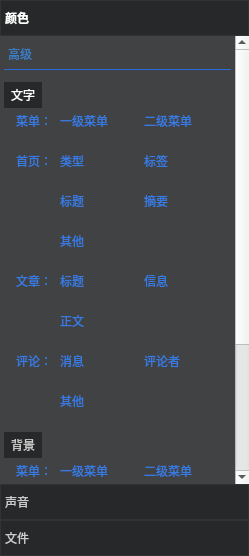
<?xml version="1.0" encoding="UTF-8"?>
<ui version="4.0">
 <class>NormalToolPane</class>
 <widget class="QWidget" name="NormalToolPane">
  <property name="geometry">
   <rect>
    <x>0</x>
    <y>0</y>
    <width>249</width>
    <height>556</height>
   </rect>
  </property>
  <property name="windowTitle">
   <string>Form</string>
  </property>
  <property name="styleSheet">
   <string notr="true"/>
  </property>
  <layout class="QHBoxLayout">
   <property name="leftMargin">
    <number>0</number>
   </property>
   <property name="topMargin">
    <number>0</number>
   </property>
   <property name="rightMargin">
    <number>0</number>
   </property>
   <property name="bottomMargin">
    <number>0</number>
   </property>
   <item>
    <widget class="QToolBox" name="toolBox">
     <property name="maximumSize">
      <size>
       <width>16777215</width>
       <height>16777215</height>
      </size>
     </property>
     <property name="toolTipDuration">
      <number>1</number>
     </property>
     <property name="styleSheet">
      <string notr="true">QToolBox::tab{
	border:1px solid #333;
	color:#ccc;
	font-size:12px;
	background:#262829;


}
QToolBoxButton{
	min-height:36px;
}
QToolBox::tab:selected{
	font-weight:bold;
	color:#fff;
}</string>
     </property>
     <property name="frameShadow">
      <enum>QFrame::Plain</enum>
     </property>
     <property name="midLineWidth">
      <number>1</number>
     </property>
     <property name="currentIndex">
      <number>0</number>
     </property>
     <property name="tabSpacing">
      <number>0</number>
     </property>
     <widget class="QWidget" name="colorPage">
      <property name="geometry">
       <rect>
        <x>0</x>
        <y>0</y>
        <width>249</width>
        <height>448</height>
       </rect>
      </property>
      <attribute name="label">
       <string>颜色</string>
      </attribute>
      <layout class="QHBoxLayout" name="horizontalLayout_2">
       <property name="spacing">
        <number>0</number>
       </property>
       <property name="leftMargin">
        <number>0</number>
       </property>
       <property name="topMargin">
        <number>0</number>
       </property>
       <property name="rightMargin">
        <number>0</number>
       </property>
       <property name="bottomMargin">
        <number>0</number>
       </property>
       <item>
        <widget class="QScrollArea" name="scrollArea">
         <property name="focusPolicy">
          <enum>Qt::ClickFocus</enum>
         </property>
         <property name="styleSheet">
          <string notr="true">QScrollArea{border:none;}
</string>
         </property>
         <property name="widgetResizable">
          <bool>true</bool>
         </property>
         <widget class="QWidget" name="scrollAreaWidgetContents">
          <property name="geometry">
           <rect>
            <x>0</x>
            <y>-200</y>
            <width>234</width>
            <height>648</height>
           </rect>
          </property>
          <property name="styleSheet">
           <string notr="true">QWidget{border:none;}</string>
          </property>
          <layout class="QHBoxLayout" name="horizontalLayout_3">
           <property name="spacing">
            <number>0</number>
           </property>
           <property name="leftMargin">
            <number>0</number>
           </property>
           <property name="topMargin">
            <number>0</number>
           </property>
           <property name="rightMargin">
            <number>0</number>
           </property>
           <property name="bottomMargin">
            <number>0</number>
           </property>
           <item>
            <widget class="QFrame" name="frame">
             <property name="focusPolicy">
              <enum>Qt::ClickFocus</enum>
             </property>
             <property name="styleSheet">
              <string notr="true">QFrame{
	background:#404244;
	border:none;
}
QFrame:focus{
	border:2px solid #59a9fb;
}</string>
             </property>
             <property name="frameShape">
              <enum>QFrame::StyledPanel</enum>
             </property>
             <property name="frameShadow">
              <enum>QFrame::Raised</enum>
             </property>
             <layout class="QVBoxLayout" name="verticalLayout_">
              <property name="spacing">
               <number>6</number>
              </property>
              <property name="leftMargin">
               <number>4</number>
              </property>
              <property name="rightMargin">
               <number>4</number>
              </property>
              <item alignment="Qt::AlignLeft">
               <widget class="QPushButton" name="pushDownBtn">
                <property name="sizePolicy">
                 <sizepolicy hsizetype="Fixed" vsizetype="Fixed">
                  <horstretch>0</horstretch>
                  <verstretch>0</verstretch>
                 </sizepolicy>
                </property>
                <property name="styleSheet">
                 <string notr="true">QPushButton{
color:#3c7ec5;
padding:0px 4px;
}
QPushButton:hover{
	border:1px solid #2a69dd;
}</string>
                </property>
                <property name="text">
                 <string>高级</string>
                </property>
               </widget>
              </item>
              <item>
               <widget class="QFrame" name="hightColor">
                <property name="sizePolicy">
                 <sizepolicy hsizetype="Preferred" vsizetype="Preferred">
                  <horstretch>0</horstretch>
                  <verstretch>0</verstretch>
                 </sizepolicy>
                </property>
                <property name="styleSheet">
                 <string notr="true">
QFrame{
	border-top:1px solid #2a69dd;
}
QLabel{
	color:#377be2;
	border:none;
}
ColorLabel{
	max-height:12px;
	border:1px solid #fff;
	border-radius:6px;
}</string>
                </property>
                <property name="frameShape">
                 <enum>QFrame::StyledPanel</enum>
                </property>
                <property name="frameShadow">
                 <enum>QFrame::Raised</enum>
                </property>
                <layout class="QVBoxLayout" name="verticalLayout_2">
                 <property name="spacing">
                  <number>4</number>
                 </property>
                 <property name="leftMargin">
                  <number>0</number>
                 </property>
                 <property name="topMargin">
                  <number>12</number>
                 </property>
                 <property name="rightMargin">
                  <number>0</number>
                 </property>
                 <item>
                  <widget class="QLabel" name="label">
                   <property name="sizePolicy">
                    <sizepolicy hsizetype="Fixed" vsizetype="Fixed">
                     <horstretch>0</horstretch>
                     <verstretch>0</verstretch>
                    </sizepolicy>
                   </property>
                   <property name="styleSheet">
                    <string notr="true">background:#262829;
padding:4px;
color:white;</string>
                   </property>
                   <property name="text">
                    <string>文字</string>
                   </property>
                  </widget>
                 </item>
                 <item>
                  <layout class="QGridLayout" name="gridLayout_2">
                   <property name="leftMargin">
                    <number>12</number>
                   </property>
                   <property name="rightMargin">
                    <number>12</number>
                   </property>
                   <property name="horizontalSpacing">
                    <number>8</number>
                   </property>
                   <property name="verticalSpacing">
                    <number>4</number>
                   </property>
                   <item row="9" column="2">
                    <widget class="ColorLabel" name="artiInfoText">
                     <property name="text">
                      <string/>
                     </property>
                    </widget>
                   </item>
                   <item row="2" column="0">
                    <widget class="QLabel" name="label_10">
                     <property name="text">
                      <string>首页：</string>
                     </property>
                    </widget>
                   </item>
                   <item row="4" column="2">
                    <widget class="QLabel" name="label_13">
                     <property name="text">
                      <string>摘要</string>
                     </property>
                    </widget>
                   </item>
                   <item row="12" column="2">
                    <widget class="QLabel" name="label_39">
                     <property name="text">
                      <string>评论者</string>
                     </property>
                    </widget>
                   </item>
                   <item row="5" column="2">
                    <widget class="ColorLabel" name="tipText">
                     <property name="text">
                      <string/>
                     </property>
                    </widget>
                   </item>
                   <item row="8" column="0">
                    <widget class="QLabel" name="label_31">
                     <property name="text">
                      <string>文章：</string>
                     </property>
                    </widget>
                   </item>
                   <item row="13" column="2">
                    <widget class="ColorLabel" name="comNameText">
                     <property name="text">
                      <string/>
                     </property>
                    </widget>
                   </item>
                   <item row="8" column="1">
                    <widget class="QLabel" name="label_33">
                     <property name="text">
                      <string>标题</string>
                     </property>
                    </widget>
                   </item>
                   <item row="11" column="1">
                    <widget class="ColorLabel" name="artiTextText">
                     <property name="text">
                      <string/>
                     </property>
                    </widget>
                   </item>
                   <item row="3" column="2">
                    <widget class="ColorLabel" name="tagText">
                     <property name="text">
                      <string/>
                     </property>
                    </widget>
                   </item>
                   <item row="5" column="1">
                    <widget class="ColorLabel" name="maintitleText">
                     <property name="text">
                      <string/>
                     </property>
                    </widget>
                   </item>
                   <item row="10" column="1">
                    <widget class="QLabel" name="label_34">
                     <property name="text">
                      <string>正文</string>
                     </property>
                    </widget>
                   </item>
                   <item row="12" column="1">
                    <widget class="QLabel" name="label_38">
                     <property name="text">
                      <string>消息</string>
                     </property>
                    </widget>
                   </item>
                   <item row="8" column="2">
                    <widget class="QLabel" name="label_32">
                     <property name="text">
                      <string>信息</string>
                     </property>
                    </widget>
                   </item>
                   <item row="13" column="1">
                    <widget class="ColorLabel" name="comTextText">
                     <property name="text">
                      <string/>
                     </property>
                    </widget>
                   </item>
                   <item row="14" column="1">
                    <widget class="QLabel" name="label_40">
                     <property name="text">
                      <string>其他</string>
                     </property>
                    </widget>
                   </item>
                   <item row="12" column="0">
                    <widget class="QLabel" name="label_41">
                     <property name="text">
                      <string>评论：</string>
                     </property>
                    </widget>
                   </item>
                   <item row="0" column="2">
                    <widget class="QLabel" name="label_5">
                     <property name="text">
                      <string>二级菜单</string>
                     </property>
                    </widget>
                   </item>
                   <item row="0" column="1">
                    <widget class="QLabel" name="label_4">
                     <property name="text">
                      <string>一级菜单</string>
                     </property>
                    </widget>
                   </item>
                   <item row="0" column="0">
                    <widget class="QLabel" name="label_3">
                     <property name="sizePolicy">
                      <sizepolicy hsizetype="Fixed" vsizetype="Preferred">
                       <horstretch>0</horstretch>
                       <verstretch>0</verstretch>
                      </sizepolicy>
                     </property>
                     <property name="text">
                      <string>菜单：</string>
                     </property>
                    </widget>
                   </item>
                   <item row="3" column="1">
                    <widget class="ColorLabel" name="typeText">
                     <property name="text">
                      <string/>
                     </property>
                    </widget>
                   </item>
                   <item row="1" column="2">
                    <widget class="ColorLabel" name="secondmenuText">
                     <property name="text">
                      <string/>
                     </property>
                    </widget>
                   </item>
                   <item row="1" column="1">
                    <widget class="ColorLabel" name="firstmenuText">
                     <property name="text">
                      <string/>
                     </property>
                    </widget>
                   </item>
                   <item row="7" column="1">
                    <widget class="ColorLabel" name="otherText">
                     <property name="text">
                      <string/>
                     </property>
                    </widget>
                   </item>
                   <item row="2" column="2">
                    <widget class="QLabel" name="label_11">
                     <property name="text">
                      <string>标签</string>
                     </property>
                    </widget>
                   </item>
                   <item row="2" column="1">
                    <widget class="QLabel" name="label_9">
                     <property name="text">
                      <string>类型</string>
                     </property>
                    </widget>
                   </item>
                   <item row="4" column="1">
                    <widget class="QLabel" name="label_12">
                     <property name="text">
                      <string>标题</string>
                     </property>
                    </widget>
                   </item>
                   <item row="6" column="1">
                    <widget class="QLabel" name="label_14">
                     <property name="text">
                      <string>其他</string>
                     </property>
                    </widget>
                   </item>
                   <item row="9" column="1">
                    <widget class="ColorLabel" name="artiTitleText">
                     <property name="text">
                      <string/>
                     </property>
                    </widget>
                   </item>
                   <item row="15" column="1">
                    <widget class="ColorLabel" name="comInfoText">
                     <property name="text">
                      <string/>
                     </property>
                    </widget>
                   </item>
                  </layout>
                 </item>
                 <item>
                  <widget class="QLabel" name="label_2">
                   <property name="sizePolicy">
                    <sizepolicy hsizetype="Fixed" vsizetype="Fixed">
                     <horstretch>0</horstretch>
                     <verstretch>0</verstretch>
                    </sizepolicy>
                   </property>
                   <property name="styleSheet">
                    <string notr="true">background:#262829;
padding:4px;
color:#ccc;</string>
                   </property>
                   <property name="text">
                    <string>背景</string>
                   </property>
                  </widget>
                 </item>
                 <item>
                  <layout class="QGridLayout" name="gridLayout_3">
                   <property name="leftMargin">
                    <number>12</number>
                   </property>
                   <property name="rightMargin">
                    <number>12</number>
                   </property>
                   <property name="horizontalSpacing">
                    <number>8</number>
                   </property>
                   <property name="verticalSpacing">
                    <number>4</number>
                   </property>
                   <item row="0" column="0">
                    <widget class="QLabel" name="label_7">
                     <property name="sizePolicy">
                      <sizepolicy hsizetype="Fixed" vsizetype="Preferred">
                       <horstretch>0</horstretch>
                       <verstretch>0</verstretch>
                      </sizepolicy>
                     </property>
                     <property name="text">
                      <string>菜单：</string>
                     </property>
                    </widget>
                   </item>
                   <item row="3" column="2">
                    <widget class="ColorLabel" name="label_29">
                     <property name="text">
                      <string/>
                     </property>
                    </widget>
                   </item>
                   <item row="3" column="1">
                    <widget class="ColorLabel" name="label_28">
                     <property name="text">
                      <string/>
                     </property>
                    </widget>
                   </item>
                   <item row="0" column="2">
                    <widget class="QLabel" name="label_21">
                     <property name="text">
                      <string>二级菜单</string>
                     </property>
                    </widget>
                   </item>
                   <item row="4" column="1">
                    <widget class="QLabel" name="label_25">
                     <property name="text">
                      <string>主背景</string>
                     </property>
                    </widget>
                   </item>
                   <item row="6" column="1">
                    <widget class="QLabel" name="label_46">
                     <property name="text">
                      <string>文章</string>
                     </property>
                    </widget>
                   </item>
                   <item row="6" column="2">
                    <widget class="QLabel" name="label_47">
                     <property name="text">
                      <string>评论</string>
                     </property>
                    </widget>
                   </item>
                   <item row="6" column="0">
                    <widget class="QLabel" name="label_45">
                     <property name="text">
                      <string>内涵：</string>
                     </property>
                    </widget>
                   </item>
                   <item row="2" column="2">
                    <widget class="QLabel" name="label_24">
                     <property name="text">
                      <string>卡片</string>
                     </property>
                    </widget>
                   </item>
                   <item row="0" column="1">
                    <widget class="QLabel" name="label_20">
                     <property name="text">
                      <string>一级菜单</string>
                     </property>
                    </widget>
                   </item>
                   <item row="2" column="0">
                    <widget class="QLabel" name="label_22">
                     <property name="text">
                      <string>首页：</string>
                     </property>
                    </widget>
                   </item>
                   <item row="1" column="1">
                    <widget class="ColorLabel" name="label_26">
                     <property name="text">
                      <string/>
                     </property>
                    </widget>
                   </item>
                   <item row="1" column="2">
                    <widget class="ColorLabel" name="label_27">
                     <property name="text">
                      <string/>
                     </property>
                    </widget>
                   </item>
                   <item row="2" column="1">
                    <widget class="QLabel" name="label_23">
                     <property name="text">
                      <string>选项卡</string>
                     </property>
                    </widget>
                   </item>
                   <item row="5" column="1">
                    <widget class="ColorLabel" name="label_30">
                     <property name="text">
                      <string/>
                     </property>
                    </widget>
                   </item>
                   <item row="7" column="2">
                    <widget class="ColorLabel" name="label_49">
                     <property name="text">
                      <string/>
                     </property>
                    </widget>
                   </item>
                   <item row="7" column="1">
                    <widget class="ColorLabel" name="label_48">
                     <property name="text">
                      <string/>
                     </property>
                    </widget>
                   </item>
                  </layout>
                 </item>
                 <item>
                  <layout class="QHBoxLayout" name="horizontalLayout">
                   <property name="topMargin">
                    <number>6</number>
                   </property>
                   <item>
                    <widget class="QPushButton" name="applyBtn">
                     <property name="styleSheet">
                      <string notr="true">QPushButton{
	color:#2a69dd;
	padding:4px;
	border:1px solid #2a69dd;
	border-radius:4px;
}
QPushButton:hover{
	background:#262829;
	color:#ccc;
}</string>
                     </property>
                     <property name="text">
                      <string>应用</string>
                     </property>
                    </widget>
                   </item>
                   <item>
                    <widget class="QPushButton" name="pushUpBtn">
                     <property name="styleSheet">
                      <string notr="true">QPushButton{
	color:#2a69dd;
	padding:4px;
	border:1px solid #2a69dd;
	border-radius:4px;
}
QPushButton:hover{
	background:#262829;
	color:#ccc;
}</string>
                     </property>
                     <property name="text">
                      <string>收起</string>
                     </property>
                    </widget>
                   </item>
                  </layout>
                 </item>
                 <item>
                  <spacer name="verticalSpacer">
                   <property name="orientation">
                    <enum>Qt::Vertical</enum>
                   </property>
                   <property name="sizeHint" stdset="0">
                    <size>
                     <width>20</width>
                     <height>40</height>
                    </size>
                   </property>
                  </spacer>
                 </item>
                </layout>
               </widget>
              </item>
             </layout>
            </widget>
           </item>
          </layout>
         </widget>
        </widget>
       </item>
      </layout>
     </widget>
     <widget class="QWidget" name="audioPage">
      <property name="geometry">
       <rect>
        <x>0</x>
        <y>0</y>
        <width>249</width>
        <height>448</height>
       </rect>
      </property>
      <attribute name="label">
       <string>声音</string>
      </attribute>
      <layout class="QHBoxLayout" name="horizontalLayout_4">
       <property name="spacing">
        <number>0</number>
       </property>
       <property name="leftMargin">
        <number>0</number>
       </property>
       <property name="topMargin">
        <number>0</number>
       </property>
       <property name="rightMargin">
        <number>0</number>
       </property>
       <property name="bottomMargin">
        <number>0</number>
       </property>
       <item>
        <widget class="QScrollArea" name="scrollArea_2">
         <property name="styleSheet">
          <string notr="true">QScrollArea{border:none;}
</string>
         </property>
         <property name="widgetResizable">
          <bool>true</bool>
         </property>
         <widget class="QWidget" name="scrollAreaWidgetContents_2">
          <property name="geometry">
           <rect>
            <x>0</x>
            <y>0</y>
            <width>249</width>
            <height>448</height>
           </rect>
          </property>
          <property name="styleSheet">
           <string notr="true"/>
          </property>
          <layout class="QHBoxLayout" name="horizontalLayout_5">
           <property name="spacing">
            <number>0</number>
           </property>
           <property name="leftMargin">
            <number>0</number>
           </property>
           <property name="topMargin">
            <number>0</number>
           </property>
           <property name="rightMargin">
            <number>0</number>
           </property>
           <property name="bottomMargin">
            <number>0</number>
           </property>
           <item>
            <widget class="QFrame" name="frame_2">
             <property name="styleSheet">
              <string notr="true">QFrame{

	background:#404244;
	border:none;
}
QFrame:focus{
	border:2px solid #59a9fb;
}</string>
             </property>
             <property name="frameShape">
              <enum>QFrame::StyledPanel</enum>
             </property>
             <property name="frameShadow">
              <enum>QFrame::Raised</enum>
             </property>
            </widget>
           </item>
          </layout>
         </widget>
        </widget>
       </item>
      </layout>
     </widget>
     <widget class="QWidget" name="filePage">
      <property name="geometry">
       <rect>
        <x>0</x>
        <y>0</y>
        <width>249</width>
        <height>448</height>
       </rect>
      </property>
      <attribute name="label">
       <string>文件</string>
      </attribute>
     </widget>
    </widget>
   </item>
  </layout>
 </widget>
 <customwidgets>
  <customwidget>
   <class>ColorLabel</class>
   <extends>QLabel</extends>
   <header>widget/label/colorlabel.h</header>
  </customwidget>
 </customwidgets>
 <resources/>
 <connections/>
</ui>
